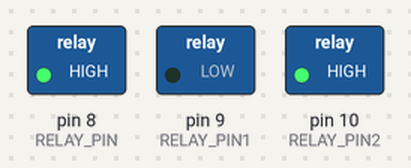
A sketch run on a simulated Arduino Uno, built with avr-gcc and run on an emulated ATmega328P. Shown: switched loads named in the sketch (green lamp = pin HIGH).

Above: at 0.5 s.
At 3.5 s:
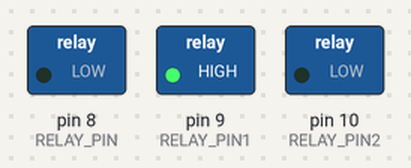
Timing chart, 0 to 4.6 s (numbered marks = the images above):
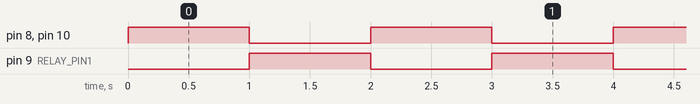

The sketch:

relay_tst.ino
```cpp
#define RELAY_PIN 8
#define RELAY_PIN1 9
#define RELAY_PIN2 10


void setup() {
  // put your setup code here, to run once:
  pinMode(RELAY_PIN, OUTPUT);
  pinMode(RELAY_PIN1, OUTPUT);
  pinMode(RELAY_PIN2, OUTPUT);
}

void loop() {
  // put your main code here, to run repeatedly:

    digitalWrite(RELAY_PIN, HIGH);
    digitalWrite(RELAY_PIN1, LOW);
    digitalWrite(RELAY_PIN2, HIGH);
    delay(1000);
    digitalWrite(RELAY_PIN, LOW);
    digitalWrite(RELAY_PIN1, HIGH);
    digitalWrite(RELAY_PIN2, LOW);
    delay(1000);

}
```

Measured:
- by itself, pin 8 (RELAY_PIN), pin 9 (RELAY_PIN1), pin 10 (RELAY_PIN2): alternates HIGH for 1.0 s and LOW for 1.0 s
